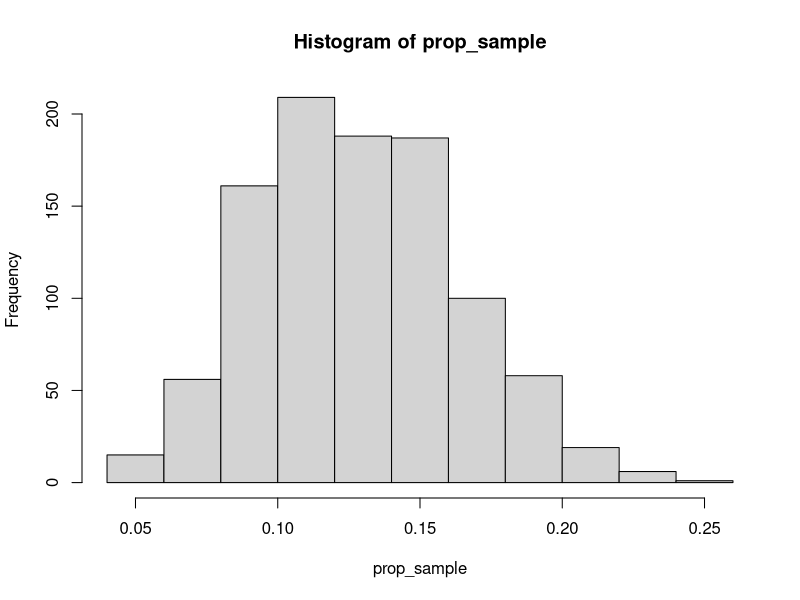

Here is the R script that generated this plot:
## ---- chunk 1
flip <- function() {
  p <- rbeta(1, 3, 7)
  p <- 4*p*(1-p)
  
  if (p < 0.5) {
    return("HEADS")
  } else {
    return("TAILS")
  }
}

set.seed(0)

flip()
## ---- chunk 2
set.seed(0)

samp <- replicate(100, flip())

table(samp)
## ---- chunk 3
# Fill in.

sample <- replicate(1000, replicate(100, flip()))
prop <- function(x){
  table(x)['HEADS']/length(x)
}
prop_sample <- apply(sample, 2, prop)
hist(prop_sample)
## ---- chunk 4
hts <- c(65.78, 71.52, 69.40, 68.22, 67.79, 68.70, 69.80, 70.01, 67.90, 66.78)
## ---- chunk 5

